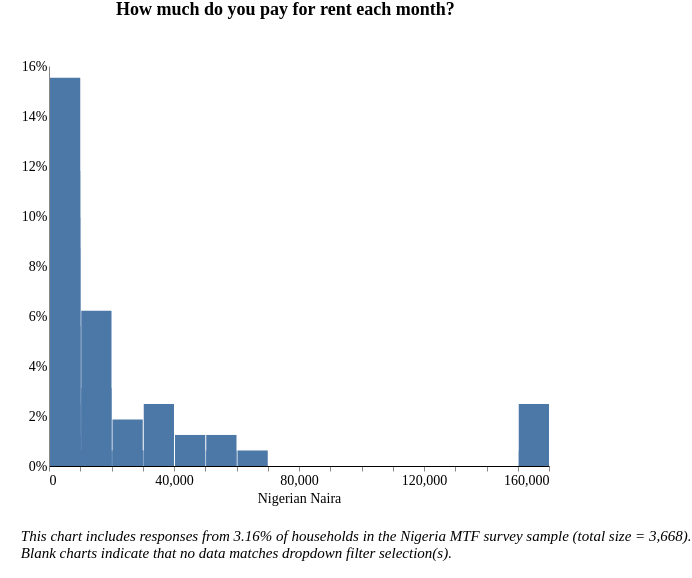

This figure's Vega-Lite source:
### Vega-Lite specification from a JSON file in a GitHub repository (floating-point values rounded to 4 significant figures; data arrays with more than 128 entries replaced by an {"elided": "..."} marker saying what was removed)
{"width": 800, "height": 400, "config": {"title": {"fontSize": 18, "font": "Times New Roman", "anchor": "center", "fontColor": "#000000"}, "axisX": {"domain": true, "domainColor": "#000000", "grid": false, "labelFont": "Times New Roman", "labelFontSize": 14, "titleFont": "Times New Roman", "titleFontSize": 14, "titleFontWeight": "normal", "title": "X Axis Title (units)"}, "axisY": {"domain": true, "grid": false, "gridColor": "#DEDDDD", "gridWidth": 1, "labelFont": "Times New Roman", "labelFontSize": 14, "labelAngle": 0, "ticks": false, "titleFont": "Times New Roman", "titleFontSize": 14, "titleFontWeight": "normal", "titlePadding": 10, "title": "Y Axis Title (units)"}, "range": {"category": ["#2980B9", "#003366", "#FFAE19", "#D68910", "#E67E22", "#D35400", "#FF4500", "#FF6162", "#438B28", "#45B39D", "#99ADC1", "#212F3C"]}, "legend": {"labelFont": "Times New Roman", "labelFontSize": 14, "symbolType": "square", "symbolSize": 100, "titleFont": "Times New Roman", "titleFontSize": 14, "titleFontWeight": "normal", "title": "Legend", "orient": "right", "offset": 0}, "tooltip": {"font": "Open Sans"}, "view": {"stroke": "transparent", "text": {"font": "Times New Roman", "color": ["#2980B9", "#003366", "#FFAE19", "#D68910", "#E67E22", "#D35400", "#FF4500", "#FF6162", "#438B28", "#45B39D", "#99ADC1", "#212F3C"], "fontSize": 14, "align": "right", "fontWeight": 400, "size": 14}, "bar": {"size": 40, "binSpacing": 1, "continuousBandSize": 30, "discreteBandSize": 30, "fill": ["#2980B9", "#003366", "#FFAE19", "#D68910", "#E67E22", "#D35400", "#FF4500", "#FF6162", "#438B28", "#45B39D", "#99ADC1", "#212F3C"], "stroke": false}}}, "concat": [{"mark": "bar", "encoding": {"tooltip": [{"field": "l_expenditure", "title": "Response (Binned)", "type": "nominal"}, {"aggregate": "sum", "field": "pct", "format": ".2%", "title": "Percentage", "type": "quantitative"}], "x": {"axis": {"title": "Nigerian Naira"}, "bin": {"extent": [1, 160000], "step": 10000}, "field": "l_expenditure", "scale": {"clamp": true, "domain": [0, 160000]}, "type": "quantitative"}, "y": {"aggregate": "sum", "axis": {"format": "%"}, "field": "pct", "title": "", "type": "quantitative"}}, "height": 400, "selection": {"selector020": {"type": "single", "fields": ["locality"], "bind": {"input": "select", "options": [null, 0, 1], "labels": ["National", "Urban", "Rural"], "name": "Locality Breakdown  "}}, "selector021": {"type": "single", "fields": ["elc_aggr_tier"], "bind": {"input": "select", "options": [null, "Tier 0", "Tier 1", "Tier 2", "Tier 3", "Tier 4", "Tier 5"], "labels": ["All Tiers", "Tier 0", "Tier 1", "Tier 2", "Tier 3", "Tier 4", "Tier 5"], "name": "Electricity Tiers  "}}}, "title": {"text": ["How much do you pay for rent each month?"], "color": "black", "subtitleColor": "black", "offset": 40}, "transform": [{"joinaggregate": [{"op": "count", "field": "*", "as": "total"}]}, {"calculate": "1 / datum.total", "as": "pct"}, {"bin": {"maxbins": 20}, "field": "m", "as": "mbin"}, {"filter": {"selection": "selector020"}}, {"filter": {"selection": "selector021"}}], "width": 500}], "data": {"name": "data-5d5cc7486e3cc8818c4a003a869d1e0f"}, "padding": {"left": 20, "right": 0, "bottom": 0, "top": 0}, "title": {"text": ["", "", "This chart includes responses from 3.16% of households in the Nigeria MTF survey sample (total size = 3,668).", "Blank charts indicate that no data matches dropdown filter selection(s).", ""], "anchor": "start", "baseline": "bottom", "font": "Times New Roman", "fontSize": 15, "fontStyle": "italic", "fontWeight": "normal", "orient": "bottom"}, "$schema": "https://vega.github.io/schema/vega-lite/v4.17.0.json", "datasets": {"data-5d5cc7486e3cc8818c4a003a869d1e0f": {"elided": "161 records"}}}
